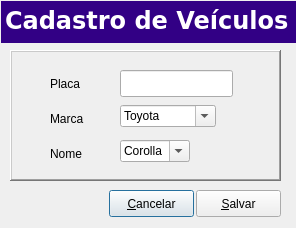
<?xml version="1.0" encoding="UTF-8"?>
<ui version="4.0">
 <class>Editvehicle</class>
 <widget class="QDialog" name="Editvehicle">
  <property name="geometry">
   <rect>
    <x>0</x>
    <y>0</y>
    <width>296</width>
    <height>228</height>
   </rect>
  </property>
  <property name="windowTitle">
   <string>Edit</string>
  </property>
  <widget class="QFrame" name="frame">
   <property name="geometry">
    <rect>
     <x>10</x>
     <y>50</y>
     <width>271</width>
     <height>131</height>
    </rect>
   </property>
   <property name="frameShape">
    <enum>QFrame::WinPanel</enum>
   </property>
   <property name="frameShadow">
    <enum>QFrame::Raised</enum>
   </property>
   <widget class="QLabel" name="Lblboard">
    <property name="geometry">
     <rect>
      <x>40</x>
      <y>25</y>
      <width>59</width>
      <height>17</height>
     </rect>
    </property>
    <property name="text">
     <string>Placa</string>
    </property>
   </widget>
   <widget class="QLineEdit" name="LnEdtboard">
    <property name="geometry">
     <rect>
      <x>110</x>
      <y>20</y>
      <width>113</width>
      <height>27</height>
     </rect>
    </property>
   </widget>
   <widget class="QLabel" name="Lblbrand">
    <property name="geometry">
     <rect>
      <x>40</x>
      <y>60</y>
      <width>59</width>
      <height>17</height>
     </rect>
    </property>
    <property name="text">
     <string>Marca</string>
    </property>
   </widget>
   <widget class="SComboBox" name="CmbBxbrand">
    <property name="geometry">
     <rect>
      <x>110</x>
      <y>55</y>
      <width>111</width>
      <height>20</height>
     </rect>
    </property>
    <property name="editable">
     <bool>true</bool>
    </property>
    <property name="sizeAdjustPolicy">
     <enum>QComboBox::AdjustToContents</enum>
    </property>
    <item>
     <property name="text">
      <string>Toyota</string>
     </property>
    </item>
    <item>
     <property name="text">
      <string>Chevrolet</string>
     </property>
    </item>
    <item>
     <property name="text">
      <string>Fiat</string>
     </property>
    </item>
    <item>
     <property name="text">
      <string>Volkswagen</string>
     </property>
    </item>
    <item>
     <property name="text">
      <string/>
     </property>
    </item>
   </widget>
   <widget class="QLabel" name="Lblveicname">
    <property name="geometry">
     <rect>
      <x>40</x>
      <y>95</y>
      <width>59</width>
      <height>17</height>
     </rect>
    </property>
    <property name="text">
     <string>Nome</string>
    </property>
   </widget>
   <widget class="SComboBox" name="CmbBxveicname">
    <property name="geometry">
     <rect>
      <x>110</x>
      <y>90</y>
      <width>111</width>
      <height>20</height>
     </rect>
    </property>
    <property name="editable">
     <bool>true</bool>
    </property>
    <property name="sizeAdjustPolicy">
     <enum>QComboBox::AdjustToContents</enum>
    </property>
    <item>
     <property name="text">
      <string>Corolla</string>
     </property>
    </item>
    <item>
     <property name="text">
      <string>Civic</string>
     </property>
    </item>
    <item>
     <property name="text">
      <string>Jetta</string>
     </property>
    </item>
   </widget>
  </widget>
  <widget class="QFrame" name="topmenu">
   <property name="geometry">
    <rect>
     <x>1</x>
     <y>1</y>
     <width>801</width>
     <height>42</height>
    </rect>
   </property>
   <property name="minimumSize">
    <size>
     <width>0</width>
     <height>42</height>
    </size>
   </property>
   <property name="maximumSize">
    <size>
     <width>16777215</width>
     <height>42</height>
    </size>
   </property>
   <property name="styleSheet">
    <string notr="true">background-color: rgb(50, 0, 133);</string>
   </property>
   <property name="frameShadow">
    <enum>QFrame::Raised</enum>
   </property>
   <widget class="QLabel" name="labelStatus">
    <property name="enabled">
     <bool>false</bool>
    </property>
    <property name="geometry">
     <rect>
      <x>4</x>
      <y>0</y>
      <width>541</width>
      <height>39</height>
     </rect>
    </property>
    <property name="palette">
     <palette>
      <active>
       <colorrole role="WindowText">
        <brush brushstyle="SolidPattern">
         <color alpha="255">
          <red>255</red>
          <green>255</green>
          <blue>255</blue>
         </color>
        </brush>
       </colorrole>
       <colorrole role="Button">
        <brush brushstyle="SolidPattern">
         <color alpha="255">
          <red>50</red>
          <green>0</green>
          <blue>133</blue>
         </color>
        </brush>
       </colorrole>
       <colorrole role="Text">
        <brush brushstyle="SolidPattern">
         <color alpha="255">
          <red>255</red>
          <green>255</green>
          <blue>255</blue>
         </color>
        </brush>
       </colorrole>
       <colorrole role="ButtonText">
        <brush brushstyle="SolidPattern">
         <color alpha="255">
          <red>255</red>
          <green>255</green>
          <blue>255</blue>
         </color>
        </brush>
       </colorrole>
       <colorrole role="Base">
        <brush brushstyle="SolidPattern">
         <color alpha="255">
          <red>50</red>
          <green>0</green>
          <blue>133</blue>
         </color>
        </brush>
       </colorrole>
       <colorrole role="Window">
        <brush brushstyle="SolidPattern">
         <color alpha="255">
          <red>50</red>
          <green>0</green>
          <blue>133</blue>
         </color>
        </brush>
       </colorrole>
      </active>
      <inactive>
       <colorrole role="WindowText">
        <brush brushstyle="SolidPattern">
         <color alpha="255">
          <red>255</red>
          <green>255</green>
          <blue>255</blue>
         </color>
        </brush>
       </colorrole>
       <colorrole role="Button">
        <brush brushstyle="SolidPattern">
         <color alpha="255">
          <red>50</red>
          <green>0</green>
          <blue>133</blue>
         </color>
        </brush>
       </colorrole>
       <colorrole role="Text">
        <brush brushstyle="SolidPattern">
         <color alpha="255">
          <red>255</red>
          <green>255</green>
          <blue>255</blue>
         </color>
        </brush>
       </colorrole>
       <colorrole role="ButtonText">
        <brush brushstyle="SolidPattern">
         <color alpha="255">
          <red>255</red>
          <green>255</green>
          <blue>255</blue>
         </color>
        </brush>
       </colorrole>
       <colorrole role="Base">
        <brush brushstyle="SolidPattern">
         <color alpha="255">
          <red>50</red>
          <green>0</green>
          <blue>133</blue>
         </color>
        </brush>
       </colorrole>
       <colorrole role="Window">
        <brush brushstyle="SolidPattern">
         <color alpha="255">
          <red>50</red>
          <green>0</green>
          <blue>133</blue>
         </color>
        </brush>
       </colorrole>
      </inactive>
      <disabled>
       <colorrole role="WindowText">
        <brush brushstyle="SolidPattern">
         <color alpha="255">
          <red>255</red>
          <green>255</green>
          <blue>255</blue>
         </color>
        </brush>
       </colorrole>
       <colorrole role="Button">
        <brush brushstyle="SolidPattern">
         <color alpha="255">
          <red>50</red>
          <green>0</green>
          <blue>133</blue>
         </color>
        </brush>
       </colorrole>
       <colorrole role="Text">
        <brush brushstyle="SolidPattern">
         <color alpha="255">
          <red>255</red>
          <green>255</green>
          <blue>255</blue>
         </color>
        </brush>
       </colorrole>
       <colorrole role="ButtonText">
        <brush brushstyle="SolidPattern">
         <color alpha="255">
          <red>255</red>
          <green>255</green>
          <blue>255</blue>
         </color>
        </brush>
       </colorrole>
       <colorrole role="Base">
        <brush brushstyle="SolidPattern">
         <color alpha="255">
          <red>50</red>
          <green>0</green>
          <blue>133</blue>
         </color>
        </brush>
       </colorrole>
       <colorrole role="Window">
        <brush brushstyle="SolidPattern">
         <color alpha="255">
          <red>50</red>
          <green>0</green>
          <blue>133</blue>
         </color>
        </brush>
       </colorrole>
      </disabled>
     </palette>
    </property>
    <property name="font">
     <font>
      <family>Verdana</family>
      <pointsize>18</pointsize>
      <weight>75</weight>
      <bold>true</bold>
     </font>
    </property>
    <property name="styleSheet">
     <string/>
    </property>
    <property name="frameShape">
     <enum>QFrame::NoFrame</enum>
    </property>
    <property name="frameShadow">
     <enum>QFrame::Plain</enum>
    </property>
    <property name="lineWidth">
     <number>1</number>
    </property>
    <property name="text">
     <string>Cadastro de Veículos</string>
    </property>
    <property name="textFormat">
     <enum>Qt::AutoText</enum>
    </property>
    <property name="alignment">
     <set>Qt::AlignLeading|Qt::AlignLeft|Qt::AlignVCenter</set>
    </property>
    <property name="wordWrap">
     <bool>false</bool>
    </property>
    <property name="textInteractionFlags">
     <set>Qt::NoTextInteraction</set>
    </property>
   </widget>
  </widget>
  <widget class="QPushButton" name="PshBtnCancel">
   <property name="geometry">
    <rect>
     <x>109</x>
     <y>190</y>
     <width>85</width>
     <height>27</height>
    </rect>
   </property>
   <property name="text">
    <string>&amp;Cancelar</string>
   </property>
  </widget>
  <widget class="QPushButton" name="PshBtnSave">
   <property name="geometry">
    <rect>
     <x>196</x>
     <y>190</y>
     <width>85</width>
     <height>27</height>
    </rect>
   </property>
   <property name="text">
    <string>&amp;Salvar</string>
   </property>
  </widget>
 </widget>
 <customwidgets>
  <customwidget>
   <class>SComboBox</class>
   <extends>QComboBox</extends>
   <header location="global">scombobox.h</header>
  </customwidget>
 </customwidgets>
 <resources/>
 <connections/>
</ui>
